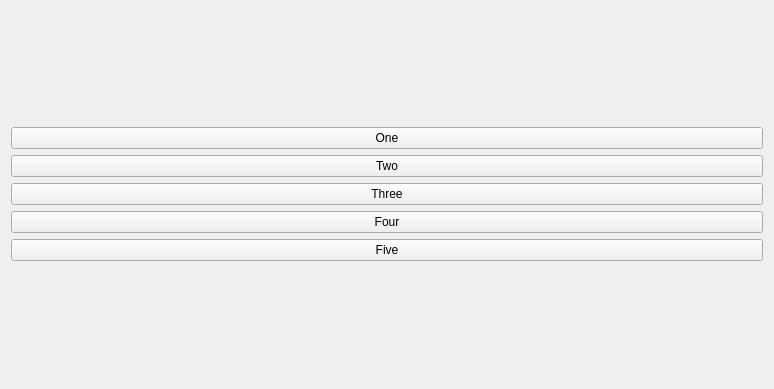
<?xml version="1.0" encoding="UTF-8"?>
<ui version="4.0">
 <class>Widget</class>
 <widget class="QWidget" name="Widget">
  <property name="geometry">
   <rect>
    <x>0</x>
    <y>0</y>
    <width>774</width>
    <height>389</height>
   </rect>
  </property>
  <property name="windowTitle">
   <string>Widget</string>
  </property>
  <layout class="QVBoxLayout" name="verticalLayout_2">
   <item>
    <layout class="QVBoxLayout" name="verticalLayout">
     <item>
      <widget class="QPushButton" name="pushButtonOne">
       <property name="text">
        <string>One</string>
       </property>
      </widget>
     </item>
     <item>
      <widget class="QPushButton" name="pushButtoTwo">
       <property name="text">
        <string>Two</string>
       </property>
      </widget>
     </item>
     <item>
      <widget class="QPushButton" name="pushButtonThree">
       <property name="text">
        <string>Three</string>
       </property>
      </widget>
     </item>
     <item>
      <widget class="QPushButton" name="pushButtonFour">
       <property name="text">
        <string>Four</string>
       </property>
      </widget>
     </item>
     <item>
      <widget class="QPushButton" name="pushButtonFive">
       <property name="text">
        <string>Five</string>
       </property>
      </widget>
     </item>
    </layout>
   </item>
  </layout>
 </widget>
 <resources/>
 <connections/>
</ui>
